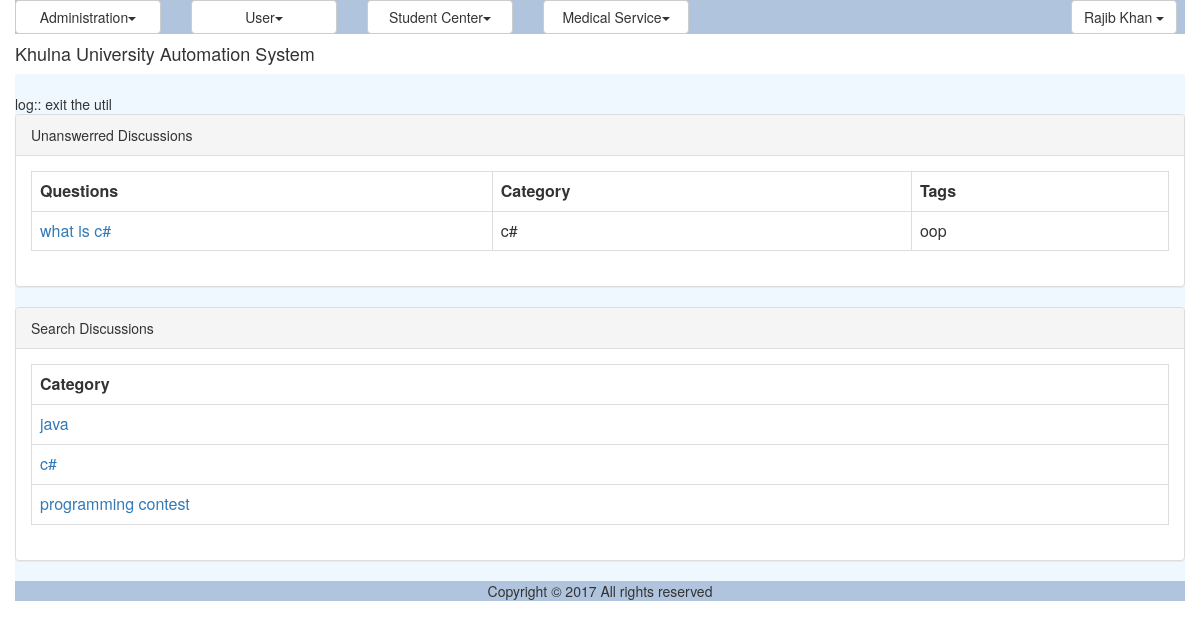
/discussion_unanswered.php (signed in), run on the app's committed database.
### tables this page shows
CREATE TABLE `tbl_discussion` (
  `ID` varchar(40) NOT NULL,
  `Title` varchar(150) NOT NULL,
  `CategoryID` varchar(40) NOT NULL,
  `Description` varchar(300) NOT NULL,
  `Tag` varchar(200) NOT NULL,
  `CreationDate` datetime NOT NULL,
  `CreatorID` varchar(40) NOT NULL
);

CREATE TABLE `tbl_discussion_category` (
  `ID` varchar(40) NOT NULL,
  `Name` varchar(40) NOT NULL
);

### modules/forum/ui/blade/view.unanswered.blade.php (called while the page is built, shortened)
<?php
include_once './util/class.util.php';
include_once '/../../bao/class.unansweredbao.php';
$_UnansweredBAO = new UnansweredBAO();
?>

### modules/forum/bao/class.unansweredbao.php (called while the page is built, shortened)
<?php
include_once './util/class.util.php';
include_once '/../dao/class.unanswereddao.php';
Class UnansweredBAO{
	private $_UnansweredDAO;
	function UnansweredBAO(){
		$this->_UnansweredDAO = new UnansweredDAO();
	}
	public function getAllDiscussions(){
		$Result = $this->_UnansweredDAO->getAllDiscussions();
		return $Result;
	}
	public function getAllDiscussionCategorys(){
		$Result = $this->_UnansweredDAO->getAllDiscussionCategorys();
		return $Result;
	}
	public function getNameFromCatagoryID($Discussion){
		$Result = $this->_UnansweredDAO->getNameFromCatagoryID($Discussion);
		return $Result;
	}
}
?>

### modules/forum/dao/class.unanswereddao.php (called while the page is built, shortened)
<?php
include_once './common/class.common.php';
include_once './common/class.common.forum.php';
include_once './util/class.util.php';
Class UnansweredDAO{
	private $_DB;
	function UnansweredDAO(){
		$this->_DB = DBUtil::getInstance();
	}
	public function getAllDiscussions(){
		$DiscussionList = array();
		$this->_DB->doQuery("SELECT * FROM tbl_discussion WHERE ID NOT IN (SELECT DiscussionID FROM tbl_discussion_comment)");
		$rows = $this->_DB->getAllRows();
		for($i = 0; $i < sizeof($rows); $i++) {
			$row = $rows[$i];
			$this->_Discussion = new Discussion();
		    $this->_Discussion->setID ( $row['ID']);
		    $this->_Discussion->setName( $row['Title'] );
		    $this->_Discussion->setCategory( $row['CategoryID'] );
		    $this->_Discussion->setDescription( $row['Description'] );
		    $this->_Discussion->setTag( $row['Tag'] );
		    $this->_Discussion->setCreationDate( $row['CreationDate'] );
		    $this->_Discussion->setCreator( $row['CreatorID'] );
		    $DiscussionList[]=$this->_Discussion;
		}
		$Result = new Result();
		$Result->setIsSuccess(1);
		$Result->setResultObject($DiscussionList);
		return $Result;
	}
	public function getAllDiscussionCategorys(){
		$DiscussionCategoryList = array();
		$this->_DB->doQuery("SELECT * FROM tbl_discussion_category");
		$rows = $this->_DB->getAllRows();
		for($i = 0; $i < sizeof($rows); $i++) {
			$row = $rows[$i];
			$this->_DiscussionCategory = new DiscussionCategory();
		    $this->_DiscussionCategory->setID ( $row['ID']);
		    $this->_DiscussionCategory->setName( $row['Name'] );
		    $DiscussionCategoryList[]=$this->_DiscussionCategory;
		}
		$Result = new Result();
		$Result->setIsSuccess(1);
		$Result->setResultObject($DiscussionCategoryList);
		return $Result;
	}
	public function getNameFromCatagoryID($CatagoryID){
		$SQL = "SELECT * FROM tbl_discussion_category
				WHERE ID='".$CatagoryID."'";
		$SQL = $this->_DB->doQuery($SQL);
		$row = $this->_DB->getTopRow();
		$this->_DiscussionCategory = new DiscussionCategory();
		$this->_DiscussionCategory->setID ( $row['ID']);
		$this->_DiscussionCategory->setName( $row['Name'] );
	 	$Result = new Result();
		$Result->setIsSuccess(1);
		$Result->setResultObject($this->_DiscussionCategory);
		return $Result;
	}
}
?>

### common/class.common.php (called while the page is built, shortened)
<?php
class Result{
    private $_IsSuccess=0;
    private $_ResultObject;
    public function setIsSuccess($IsSuccess){
        $this->_IsSuccess = $IsSuccess;
    }
    public function getIsSuccess(){
        return $this->_IsSuccess;
    }
    public function setResultObject($ResultObject){
        $this->_ResultObject = $ResultObject;
    }
    public function getResultObject(){
        return $this->_ResultObject;
    }
}
?>

### common/class.common.forum.php (called while the page is built, shortened)
<?php
class DiscussionCategory{
    private $_ID;
    private $_name;
    public function setID ( $ID ) {
        $this->_ID = $ID;
    }
    public function getID () {
        return $this->_ID;
    }
    public function setName ($Name){
        $this->_name = $Name;
    }
    public function getName(){
        return $this->_name;
    }
}
class Discussion{
    private $_ID;
    private $_Name;
    private $_Category;
    private $_Tag;
    public function setID ( $ID ) {
        $this->_ID = $ID;
    }
    public function getID () {
        return $this->_ID;
    }
    public function setName ( $Name ) {
        $this->_Name = $Name;
    }
    public function getName () {
        return $this->_Name;
    }
    public function setCategory ( $Category ) {
        $this->_Category = $Category;
    }
    public function getCategory () {
        return $this->_Category;
    }
    public function setTag( $Tag ) {
        $this->_Tag = $Tag;
    }
    public function getTag() {
        return $this->_Tag;
    }
}
?>

### modules/forum/ui/view.unanswered.php (the view)
<?php
include_once 'blade/view.unanswered.blade.php';
include_once './common/class.common.php';
?>
<div class="panel panel-default">
    <div class="panel-heading">Unanswerred Discussions</div>
    <div class="panel-body">
	<table class="table table-bordered">
	<?php
	$Result = $_UnansweredBAO->getAllDiscussions();
	if($Result->getIsSuccess()){
		$DiscussionList = $Result->getResultObject();
	?>
		<tr>
			<th>Questions</th>
			<th>Category</th>
			<th>Tags</th>
		</tr>
		<?php
		for($i = 0; $i < sizeof($DiscussionList); $i++) {
			$Discussion = $DiscussionList[$i];
			?>
		    <tr>
		    <td><a href="discussion_comment.php?view=<?php echo $Discussion->getID(); ?>" onclick="return ; " >
		    <?php echo $Discussion->getName(); ?></a></td>
			    <td><?php $id = $Discussion->getCategory();
			    	$Result2 = $_UnansweredBAO->getNameFromCatagoryID($id);
			    	if ($Result2->getIsSuccess()) {
			    		$DiscussionCategory = $Result2->getResultObject();
			    		echo $DiscussionCategory->getName();
			    	}
			    	 ?></td>
			    <td><?php echo $Discussion->getTag(); ?></td>
		    </tr>
	    <?php
		}
	}
	else{
		echo $Result->getResultObject();
	}
	?>
	</table>
	</div>
</div>
<div class="panel panel-default">
    <div class="panel-heading">Search Discussions</div>
    <div class="panel-body">
		<table class="table table-bordered">
			<tr><th>Category</th></tr>
			<tr><?php
				$Result = $_UnansweredBAO->getAllDiscussionCategorys();
				if($Result->getIsSuccess())
				{
					$DiscussionCategorys = $Result->getResultObject();
			        for ($i=0; $i < sizeof($DiscussionCategorys); $i++)
					{
						$DiscussionCategory = $DiscussionCategorys[$i];?>
						<tr><td><a href="search_discussion.php?Category=<?php echo $DiscussionCategory->getID(); ?>" onclick="return; "> <?php echo $DiscussionCategory->getName() ?> </a></td></tr>
					<?php
					}
				}
				?>
			</tr>
		</table>
	</div>
</div>

### resources/css/style.css (style rules this page uses)
table,td { border:solid #e9e9e9 1px; }

### data on the page
tbl_discussion: Title "what is c#", tbl_discussion_category.Name "c#", Tag "oop"
tbl_discussion_category: Name "java"
tbl_discussion_category: Name "c#"
tbl_discussion_category: Name "programming contest"

### other printed values
$globalMenu[$i]->getTitle() "Administration User Student Center Medical Service"
$CurrentUser->getFirstName() "Rajib"
$CurrentUser->getLastName() "Khan"
